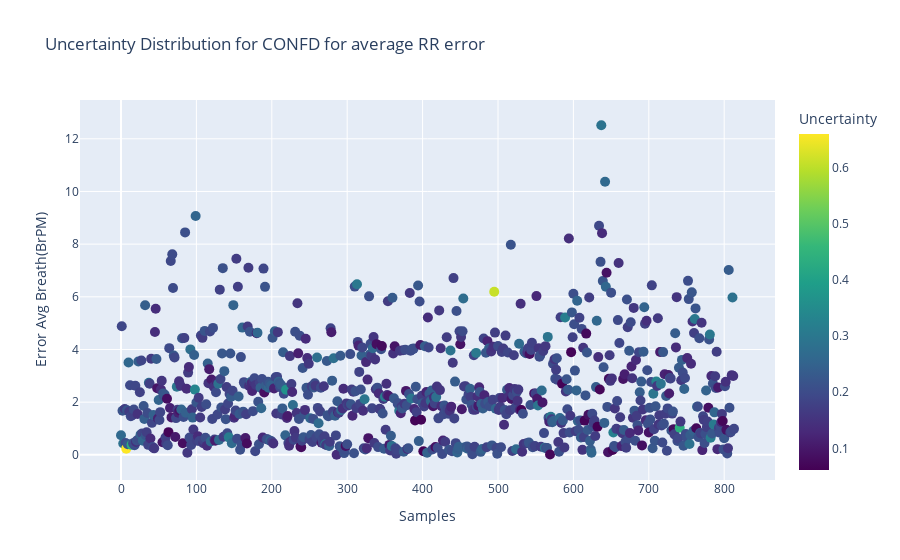
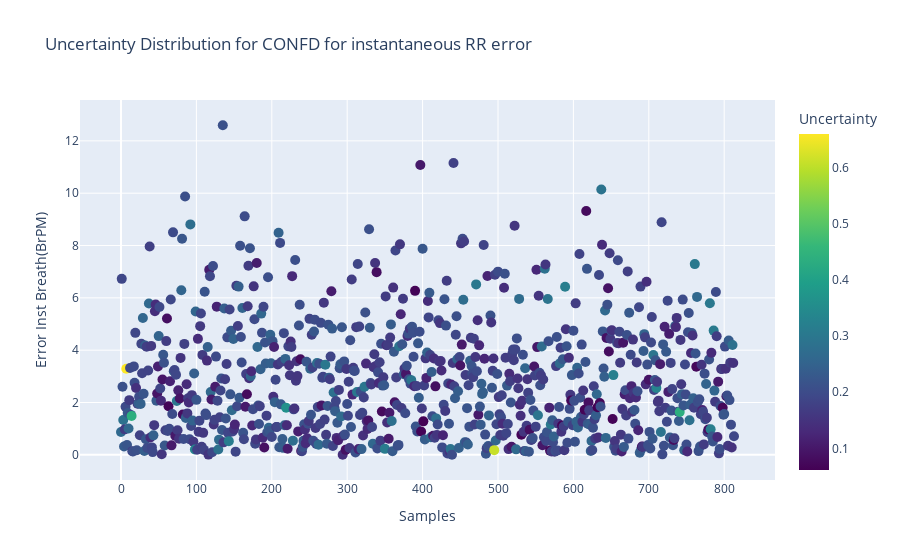

The notebook cell these images were saved under, in order:
### Code cell
if input_conf == 'confd':
    fig1 = px.scatter(data_confd,x = 'Samples', y="Error Avg Breath(BrPM)",title="Uncertainty Distribution for "+input_conf.upper()+ " for average RR error" ,
                     color="Uncertainty", color_continuous_scale=px.colors.sequential.Viridis)
    fig1.update_traces(marker=dict(size=10 ),selector=dict(mode='markers'))
    
    fig2 = px.scatter(data_confd,x = 'Samples', y="Error Inst Breath(BrPM)",title="Uncertainty Distribution for "+input_conf.upper()+ " for instantaneous RR error" ,
                     color="Uncertainty", color_continuous_scale=px.colors.sequential.Viridis)
    fig2.update_traces(marker=dict(size=10),selector=dict(mode='markers'))
    fig1.show()
    fig2.show()

### Figure 1 — Plotly figure (JSON) as saved in the notebook; plotly's stock layout.template omitted (floating-point values rounded to 4 significant figures; data arrays with more than 128 entries replaced by an {"elided": "..."} marker saying what was removed)
{"data": [{"hovertemplate": "Samples=%{x}<br>Error Avg Breath(BrPM)=%{y}<br>Uncertainty=%{marker.color}<extra></extra>", "legendgroup": "", "marker": {"color": {"elided": "814 float values"}, "coloraxis": "coloraxis", "size": 10, "symbol": "circle"}, "mode": "markers", "name": "", "orientation": "v", "showlegend": false, "type": "scatter", "x": {"elided": "814 int values"}, "xaxis": "x", "y": {"elided": "814 float values"}, "yaxis": "y"}], "layout": {"coloraxis": {"colorbar": {"title": {"text": "Uncertainty"}}, "colorscale": [[0, "#440154"], [0.1111, "#482878"], [0.2222, "#3e4989"], [0.3333, "#31688e"], [0.4444, "#26828e"], [0.5556, "#1f9e89"], [0.6667, "#35b779"], [0.7778, "#6ece58"], [0.8889, "#b5de2b"], [1, "#fde725"]]}, "legend": {"tracegroupgap": 0}, "title": {"text": "Uncertainty Distribution for CONFD for average RR error"}, "xaxis": {"anchor": "y", "domain": [0, 1], "title": {"text": "Samples"}}, "yaxis": {"anchor": "x", "domain": [0, 1], "title": {"text": "Error Avg Breath(BrPM)"}}}}

### Figure 2 — Plotly figure (JSON) as saved in the notebook; plotly's stock layout.template omitted (floating-point values rounded to 4 significant figures; data arrays with more than 128 entries replaced by an {"elided": "..."} marker saying what was removed)
{"data": [{"hovertemplate": "Samples=%{x}<br>Error Inst Breath(BrPM)=%{y}<br>Uncertainty=%{marker.color}<extra></extra>", "legendgroup": "", "marker": {"color": {"elided": "814 float values"}, "coloraxis": "coloraxis", "size": 10, "symbol": "circle"}, "mode": "markers", "name": "", "orientation": "v", "showlegend": false, "type": "scatter", "x": {"elided": "814 int values"}, "xaxis": "x", "y": {"elided": "814 float values"}, "yaxis": "y"}], "layout": {"coloraxis": {"colorbar": {"title": {"text": "Uncertainty"}}, "colorscale": [[0, "#440154"], [0.1111, "#482878"], [0.2222, "#3e4989"], [0.3333, "#31688e"], [0.4444, "#26828e"], [0.5556, "#1f9e89"], [0.6667, "#35b779"], [0.7778, "#6ece58"], [0.8889, "#b5de2b"], [1, "#fde725"]]}, "legend": {"tracegroupgap": 0}, "title": {"text": "Uncertainty Distribution for CONFD for instantaneous RR error"}, "xaxis": {"anchor": "y", "domain": [0, 1], "title": {"text": "Samples"}}, "yaxis": {"anchor": "x", "domain": [0, 1], "title": {"text": "Error Inst Breath(BrPM)"}}}}
